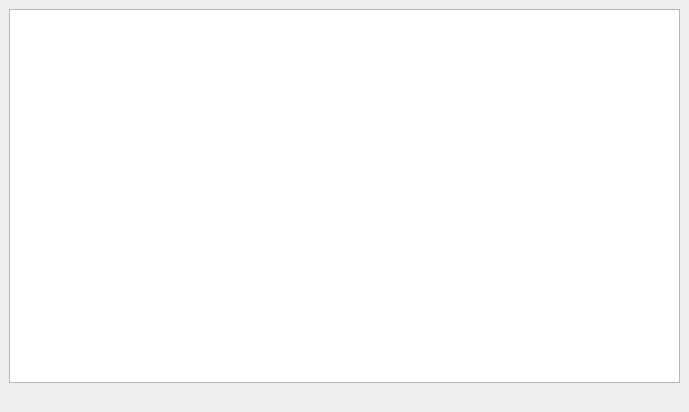
<?xml version="1.0" encoding="UTF-8"?>
<ui version="4.0">
 <class>TeamWindow</class>
 <widget class="QMainWindow" name="TeamWindow">
  <property name="geometry">
   <rect>
    <x>0</x>
    <y>0</y>
    <width>689</width>
    <height>412</height>
   </rect>
  </property>
  <property name="windowTitle">
   <string>MainWindow</string>
  </property>
  <widget class="QWidget" name="centralwidget">
   <layout class="QGridLayout" name="gridLayout">
    <item row="0" column="0">
     <widget class="QTableView" name="tableView">
      <property name="sortingEnabled">
       <bool>true</bool>
      </property>
     </widget>
    </item>
    <item row="1" column="0">
     <widget class="QLabel" name="dbLabel">
      <property name="text">
       <string/>
      </property>
     </widget>
    </item>
   </layout>
  </widget>
 </widget>
 <resources/>
 <connections/>
</ui>
